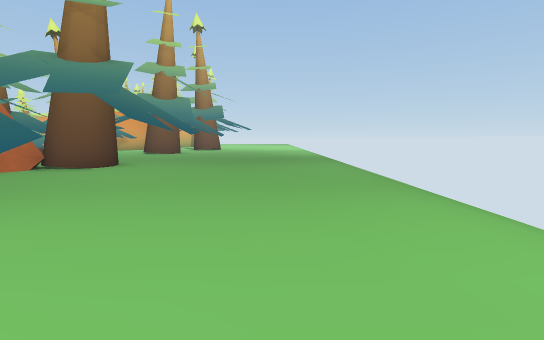
view 1 (above)

15 first-person views from a walk through a Unity game level. The camera is 1.5 m above the floor, tilts 6° down and sees 85° across. The floor is counted in squares, 2 m on a side. Each view is taken from the middle of a square. On the plan, view 1 faces up. The plan holds only what a view shows up to about 10 squares ahead; the rest is blank. The place goes on beyond the plan.

view 2
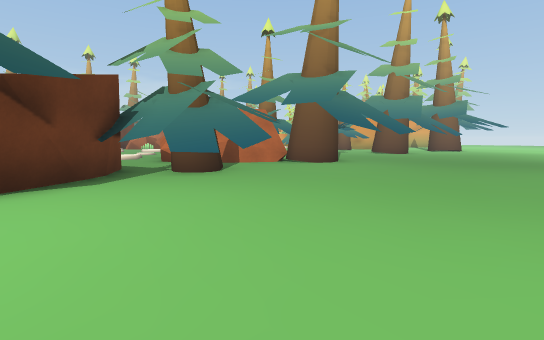

view 3
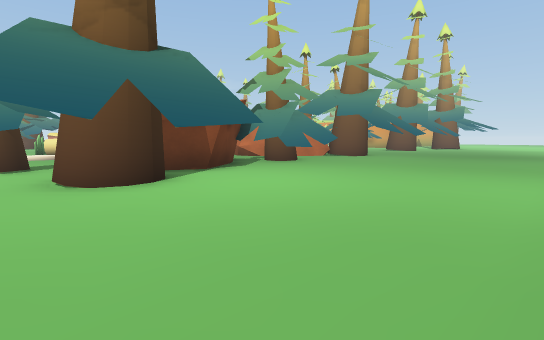

view 4
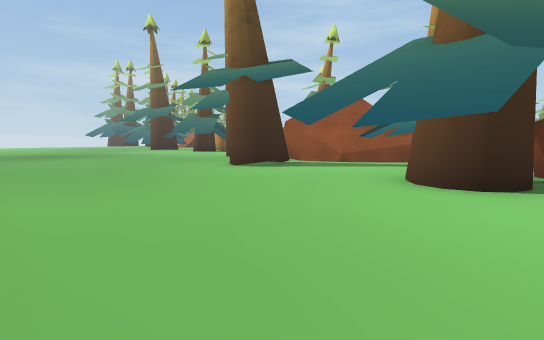

view 5
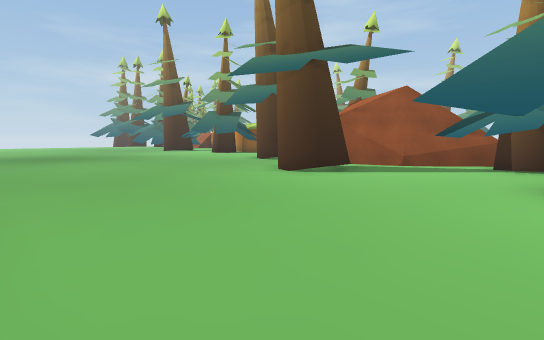

view 6
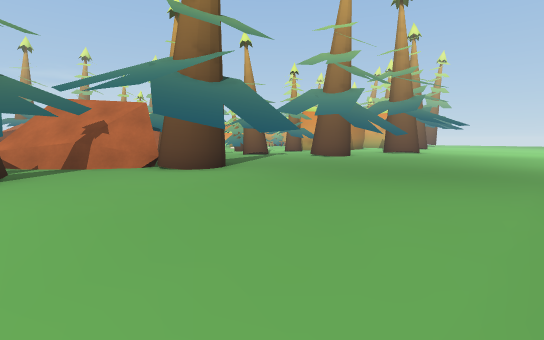

view 7
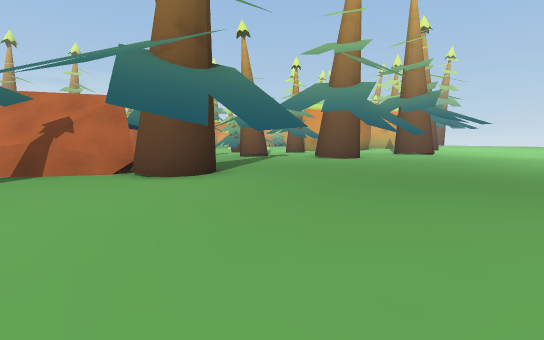

view 8
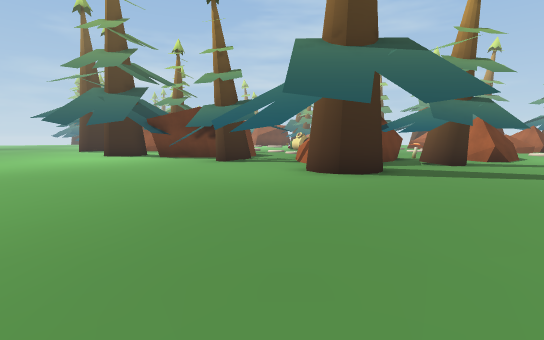

view 9
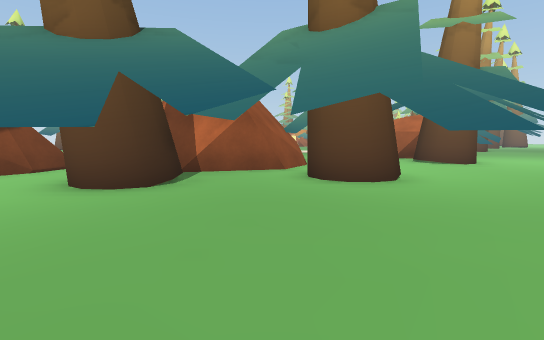

view 10
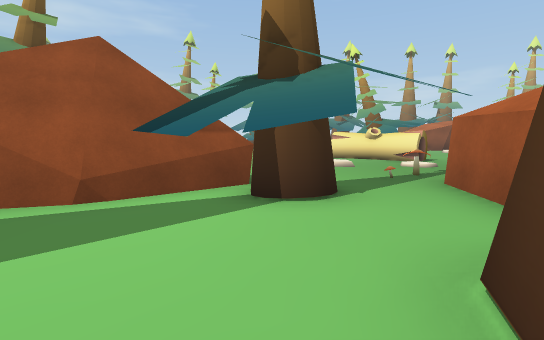

view 11
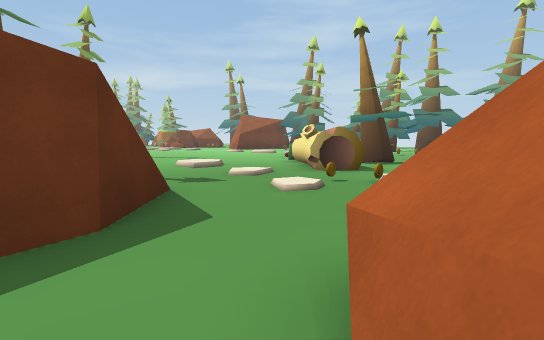

view 12
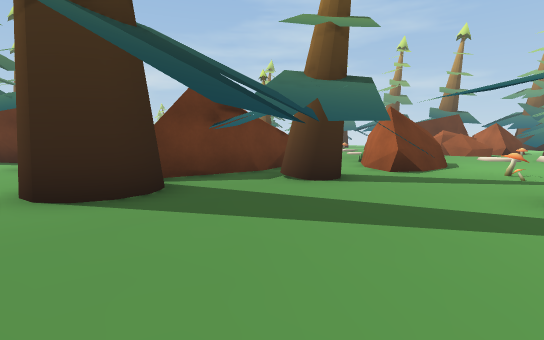

view 13
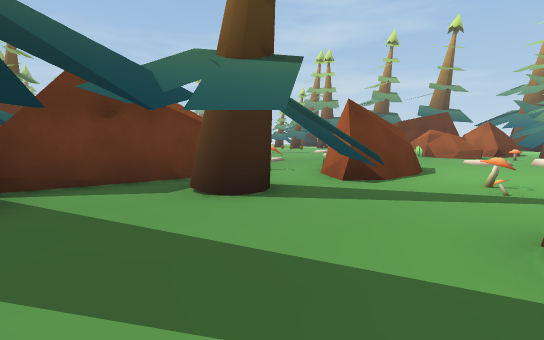

view 14
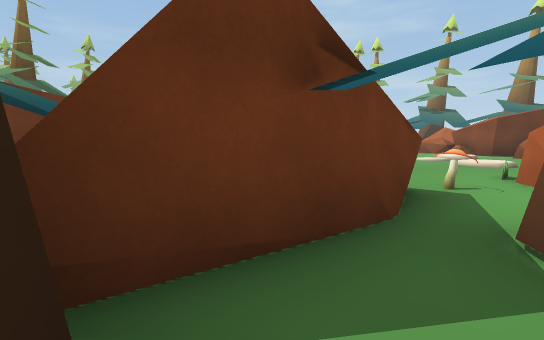

view 15
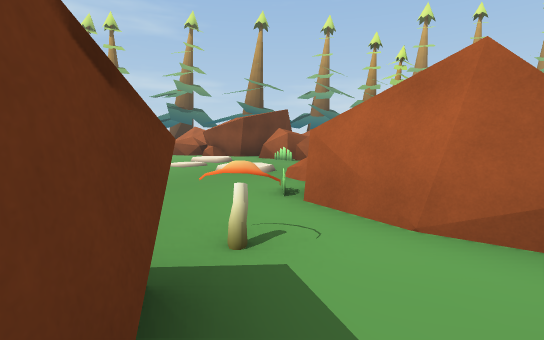

### Floor plan
Key: @ floor where view 1 was taken; # wall or solid block; x gap in a wall; . main floor; : floor 0.25 m higher than the main floor; / step, stairs or slope; = window, fence, low wall or low ledge; ^ raised ledge; T thing the floor can be seen under or through; R rock; O other object.
Columns run from 19 left of view 1 to 2 right of it. Each row starts with its distance up from view 1.
 13    ....      .........
 12 =./....=.^.#..........
 11   //.....##...........
 10   ... #####..... .....
  9      R#####...#.......
  8  ..:/.O.^....##.. ....
  7  ..:.....#####........
  6  ./...:    ##.........
  5            #... ......
  4           ..  T.#.....
  3        O.... TTT......
  2      ..O...#TTTT......
  1    #.OO....#  #.......
  0    # O.//..#  ##. .@..
 -1     O.....=####.......
 -2      ...:.. . .##. ...
 -3       ..... ...#......
 -4           #.#. .......
 -5           ### ........
 -6            ##.........
 -7             #..#......
 -8             ##x#.. ...
 -9            ##..... ...
-10            ###.. .....
-11             ##  ......
-12          ##.#.........
-13           #.... ......

Where each view was taken, in squares from view 1:
view 1: 0 up, 0 right, facing up
view 2: 0 up, 1 right, facing up-left
view 3: 4 down, 2 right, facing up-left
view 4: 1 down, 2 right, facing down-left
view 5: 3 down, 2 right, facing down-left
view 6: 4 up, 2 right, facing up-left
view 7: 5 up, 1 right, facing up-left
view 8: 12 up, 1 right, facing down-left
view 9: 13 down, 1 left, facing up-left
view 10: 4 down, 3 left, facing left
view 11: 5 up, 7 left, facing down-left
view 12: 13 up, 4 left, facing down-left
view 13: 13 up, 6 left, facing down-left
view 14: 9 up, 6 left, facing down-left
view 15: 8 up, 9 left, facing left
